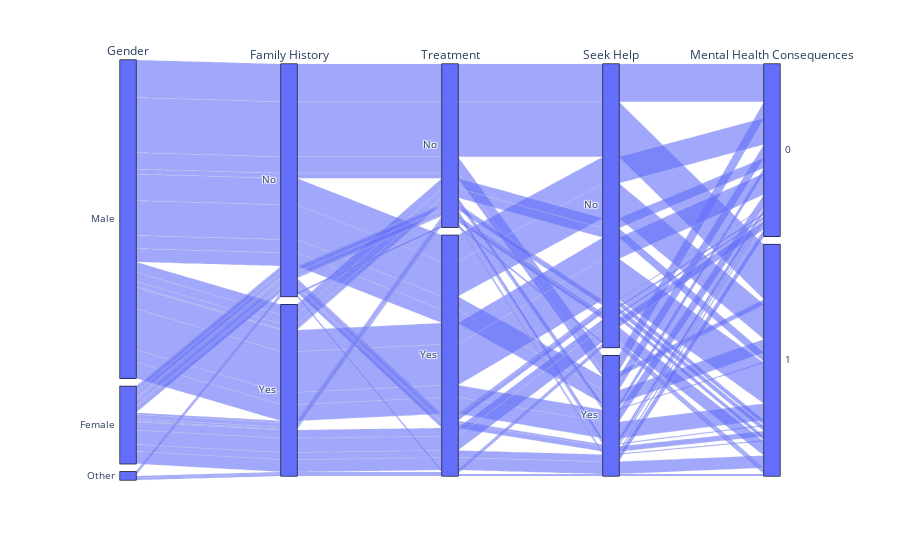

Notebook cell for this chart:
### Code cell
fig = px.parallel_categories(general)

fig.show()

### Figure 1 — Plotly figure (JSON) as saved in the notebook; plotly's stock layout.template omitted (floating-point values rounded to 4 significant figures; data arrays with more than 128 entries replaced by an {"elided": "..."} marker saying what was removed)
{"data": [{"dimensions": [{"label": "Gender", "values": {"elided": "396 str values"}}, {"label": "Family History", "values": {"elided": "396 str values"}}, {"label": "Treatment", "values": {"elided": "396 str values"}}, {"label": "Seek Help", "values": {"elided": "396 str values"}}, {"label": "Mental Health Consequences", "values": {"elided": "396 int values"}}], "domain": {"x": [0, 1], "y": [0, 1]}, "name": "", "type": "parcats"}], "layout": {"legend": {"tracegroupgap": 0}, "margin": {"t": 60}}}
